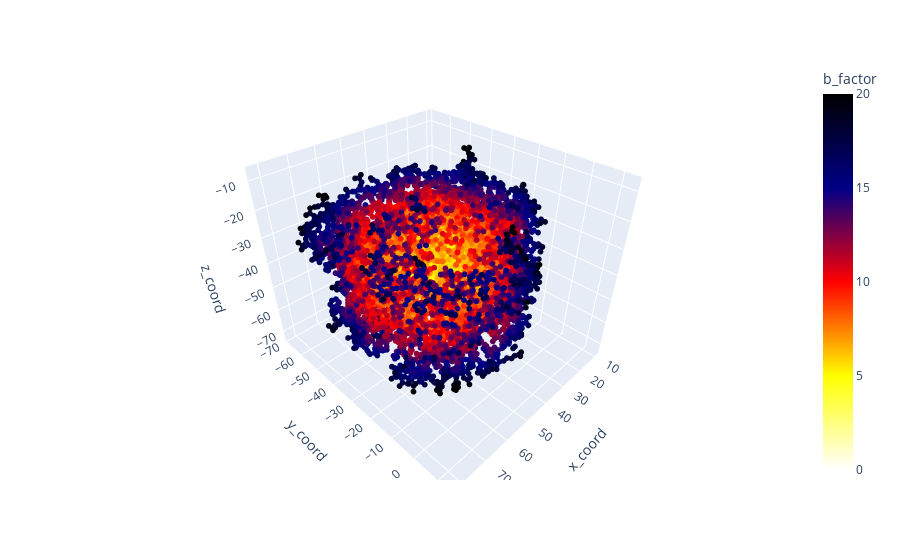

Write notebook code for a chart like this one.
### Code cell
visualize('pdbs/out/1u7g_2c50.pdb')

### Figure 1 — Plotly figure (JSON) as saved in the notebook; plotly's stock layout.template omitted (floating-point values rounded to 4 significant figures; data arrays with more than 128 entries replaced by an {"elided": "..."} marker saying what was removed)
{"data": [{"hovertemplate": "x_coord=%{x}<br>y_coord=%{y}<br>z_coord=%{z}<br>b_factor=%{marker.color}<extra></extra>", "legendgroup": "", "marker": {"color": {"elided": "8397 float values"}, "coloraxis": "coloraxis", "size": 2, "symbol": "circle"}, "mode": "markers", "name": "", "scene": "scene", "showlegend": false, "type": "scatter3d", "x": {"elided": "8397 float values"}, "y": {"elided": "8397 float values"}, "z": {"elided": "8397 float values"}}], "layout": {"coloraxis": {"cmax": 20, "cmin": 0, "colorbar": {"title": {"text": "b_factor"}}, "colorscale": [[0, "#ffffff"], [0.25, "#ffff00"], [0.5, "#ff0000"], [0.75, "#000088"], [1, "#000000"]]}, "legend": {"tracegroupgap": 0}, "margin": {"t": 60}, "scene": {"domain": {"x": [0, 1], "y": [0, 1]}, "xaxis": {"title": {"text": "x_coord"}}, "yaxis": {"title": {"text": "y_coord"}}, "zaxis": {"title": {"text": "z_coord"}}}}}
